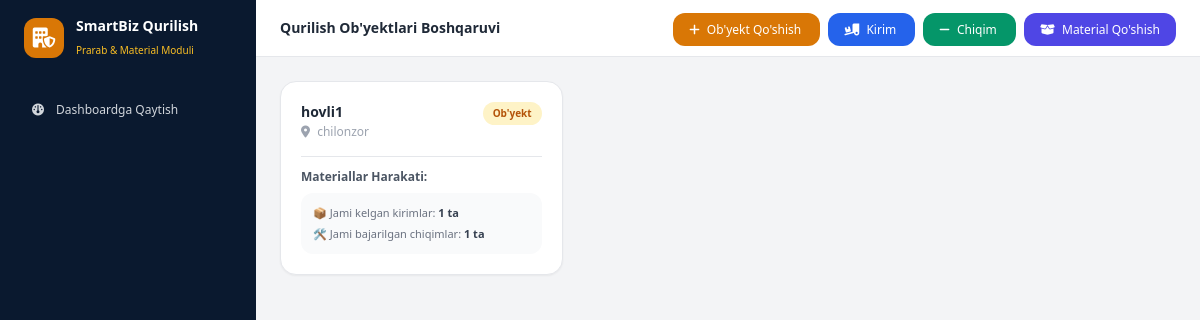
The page /dashboard/prorab/10/qurilish/sites/ (signed in) on the database its author committed.
### start/models.py (models this page shows, shortened)
class ConstructionSite(models.Model):
    tenant = models.ForeignKey('Tenant', on_delete=models.CASCADE, verbose_name="Tashkilot")
    name = models.CharField(max_length=255, verbose_name="Ob'yekt nomi")
    address = models.TextField(blank=True, null=True, verbose_name="Manzili")
    created_at = models.DateTimeField(auto_now_add=True)

### start/views.py (the view)
# urls.py: path("dashboard/<slug:slug>/<int:tenant_id>/qurilish/sites/", views.qurilish_sites_list, name="qurilish_sites_list"),
@login_required
def qurilish_sites_list(request, slug='main', tenant_id=1):
    tenant = get_object_or_404(Tenant, id=tenant_id)
    sites = ConstructionSite.objects.filter(tenant=tenant)
    materials = ConstructionMaterial.objects.filter(tenant=tenant)
    context = {
        'sites': sites,
        'materials': materials,
        'slug': slug,
        'tenant_id': tenant_id,
        'user_name': request.user.first_name or request.user.username,
    }
    return render(request, 'dashboard/qurilish/sites_list.html', context)

### start/context_processors.py (called while the page is built)
def notifications(request):
    resolver = getattr(request, "resolver_match", None)
    if not resolver:
        return {}
    tenant_id = resolver.kwargs.get("tenant_id")
    if not tenant_id:
        return {}
    try:
        tenant = Tenant.objects.get(pk=tenant_id)
    except Tenant.DoesNotExist:
        return {}
    count = 0
    count += Product.objects.filter(
        tenant=tenant, is_active=True, quantity__lte=F("min_quantity")
    ).count()
    today = timezone.now().date()
    count += Payment.objects.filter(tenant=tenant, is_paid=False, due_date__lte=today).count()
    return {"notif_count": count}

### templates/dashboard/qurilish/sites_list.html (shortened to what this page needs)
<!DOCTYPE html>
<html lang="uz">
<head>
    <script src="https://cdn.tailwindcss.com"></script>
    <link rel="stylesheet" href="https://cdnjs.cloudflare.com/ajax/libs/font-awesome/6.4.0/css/all.min.css">
</head>
<body class="bg-gray-100 min-h-screen flex">
    <aside class="w-64 bg-[#0a192f] text-white flex flex-col justify-between p-4 hidden sm:flex">
        <div>
            <div class="flex items-center gap-3 mb-8 px-2">
                <div class="w-10 h-10 bg-amber-600 rounded-xl flex items-center justify-center text-xl font-bold"><i class="fa-solid fa-building-shield"></i></div>
                <div>
                    <h1 class="text-sm font-bold">SmartBiz Qurilish</h1>
                    <span class="text-[10px] text-amber-400">Prarab & Material Moduli</span>
                </div>
            </div>
            <nav class="space-y-2 text-xs">
                <a href="{% url 'qurilish_dashboard' slug tenant_id %}" class="flex items-center gap-3 text-gray-300 hover:bg-gray-800 px-4 py-2.5 rounded-xl">
                    <i class="fa-solid fa-gauge"></i> Dashboardga Qaytish
                </a>
            </nav>
        </div>
    </aside>
    <div class="flex-1 flex flex-col">
        <header class="bg-white border-b px-6 py-4 flex justify-between items-center">
            <h2 class="text-sm font-bold text-gray-800">Qurilish Ob'yektlari Boshqaruvi</h2>
            <div class="space-x-2">
                <a href="{% url 'qurilish_site_create' slug tenant_id %}" class="bg-amber-600 hover:bg-amber-700 text-white text-xs px-4 py-2 rounded-xl font-medium">
                    <i class="fa-solid fa-plus mr-1"></i> Ob'yekt Qo'shish
                </a>
                <a href="{% url 'material_receipt_create' slug tenant_id %}" class="bg-blue-600 hover:bg-blue-700 text-white text-xs px-4 py-2 rounded-xl font-medium">
                    <i class="fa-solid fa-truck-ramp-box mr-1"></i> Kirim
                </a>
                <a href="{% url 'material_consumption_create' slug tenant_id %}" class="bg-emerald-600 hover:bg-emerald-700 text-white text-xs px-4 py-2 rounded-xl font-medium">
                    <i class="fa-solid fa-minus mr-1"></i> Chiqim
                </a>
                <a href="{% url 'qurilish_material_create' slug tenant_id %}" class="bg-indigo-600 hover:bg-indigo-700 text-white text-xs px-4 py-2 rounded-xl font-medium">
                    <i class="fa-solid fa-box-open mr-1"></i> Material Qo'shish
                </a>
            </div>
        </header>
        <main class="p-6 space-y-6">
            <div class="grid grid-cols-1 md:grid-cols-2 lg:grid-cols-3 gap-6">
                {% for site in sites %}
                <a href="{% url 'qurilish_site_detail' slug tenant_id site.id %}" class="block bg-white p-5 rounded-2xl border shadow-sm space-y-4 hover:border-amber-500 transition">
                    <div class="flex justify-between items-start">
                        <div>
                            <h3 class="font-bold text-sm text-gray-800">{{ site.name }}</h3>
                            <p class="text-xs text-gray-400 mt-0.5"><i class="fa-solid fa-location-dot mr-1"></i> {{ site.address|default:"Manzil kiritilmagan" }}</p>
                        </div>
                        <span class="bg-amber-100 text-amber-700 text-[10px] font-semibold px-2.5 py-1 rounded-full">Ob'yekt</span>
                    </div>
                    <div class="border-t pt-3 space-y-2">
                        <p class="text-xs font-bold text-gray-600">Materiallar Harakati:</p>
                        <div class="text-[11px] text-gray-500 bg-gray-50 p-3 rounded-xl space-y-1">
                            <p>📦 Jami kelgan kirimlar: <span class="font-semibold text-gray-700">{{ site.materialreceipt_set.count }} ta</span></p>
                            <p>🛠 Jami bajarilgan chiqimlar: <span class="font-semibold text-gray-700">{{ site.materialconsumption_set.count }} ta</span></p>
                        </div>
                    </div>
                </a>
                {% endfor %}
            </div>
        </main>
    </div>
</body>
</html>

### rows shown on the page
ConstructionSite: name "hovli1", address "chilonzor", materialreceipt_set.count "1", materialconsumption_set.count "1"
